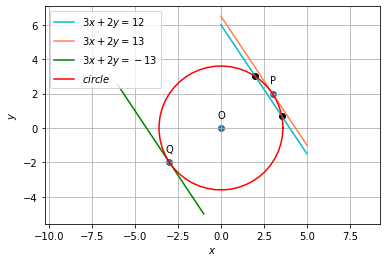

Python code for this plot:
import numpy as np
import matplotlib.pyplot as plt
from numpy import linalg as LA
def circ_gen(O,r):
	len = 50
	theta = np.linspace(0,2*np.pi,len)
	x_circ = np.zeros((2,len))
	x_circ[0,:] = r*np.cos(theta)
	x_circ[1,:] = r*np.sin(theta)
	x_circ = (x_circ.T + O).T
	return x_circ
def line_dir_pt(m,A,k1,k2):
  len = 10
  dim = A.shape[0]
  x_AB = np.zeros((dim,len))
  lam_1 = np.linspace(k1,k2,len)
  for i in range(len):
    temp1 = A + lam_1[i]*m
    x_AB[:,i]= temp1.T
  return x_AB
O = np.array(([0,0]))
P = np.array(([3,2]))
Q = np.array(([-3,-2]))
f = -13
r = np.sqrt(LA.norm(O)**2-f)
m = np.array(([-2,3]))
A = np.array(([0,6]))
c1= np.array(([0, 13/2]))
c2= np.array(([0, -13/2]))
k1 =0
k2 =-2.5
k3=0.5
k4=3
##Generating all lines
x_AB = line_dir_pt(m,A,k1,k2)
tangent1 = line_dir_pt(m,c1,k1,k2)
tangent2 = line_dir_pt(m,c2,k3,k4)

##Generating the circle
x_circ= circ_gen(O,r)

#Plotting all lines
plt.plot(x_AB[0,:],x_AB[1,:],label='$3x +2y=12$', color='c')
plt.plot(tangent1[0,:],tangent1[1,:],label='$3x+2y=13$', color='coral')
plt.plot(tangent2[0,:],tangent2[1,:],label='$3x+2y=-13$', color='g')

#Plotting the circle
plt.plot(x_circ[0,:],x_circ[1,:],label='$circle$',color='r')


tri_coords = np.vstack((P,Q,O)).T
plt.scatter(tri_coords[0,:], tri_coords[1,:])
vert_labels = ['P','Q','O']
for i, txt in enumerate(vert_labels):
    plt.annotate(txt, # this is the text
                 (tri_coords[0,i], tri_coords[1,i]), # this is the point to label
                 textcoords="offset points", # how to position the text
                 xytext=(0,10), # distance from text to points (x,y)
                 ha='center') # horizontal alignment can be left, right or center

plt.xlabel('$x$')
plt.scatter(2,3, color='k')
plt.scatter(46/13,9/13,color= 'k')
plt.ylabel('$y$')
plt.legend(loc='best')
plt.grid() 
plt.axis('equal')
plt.show()
